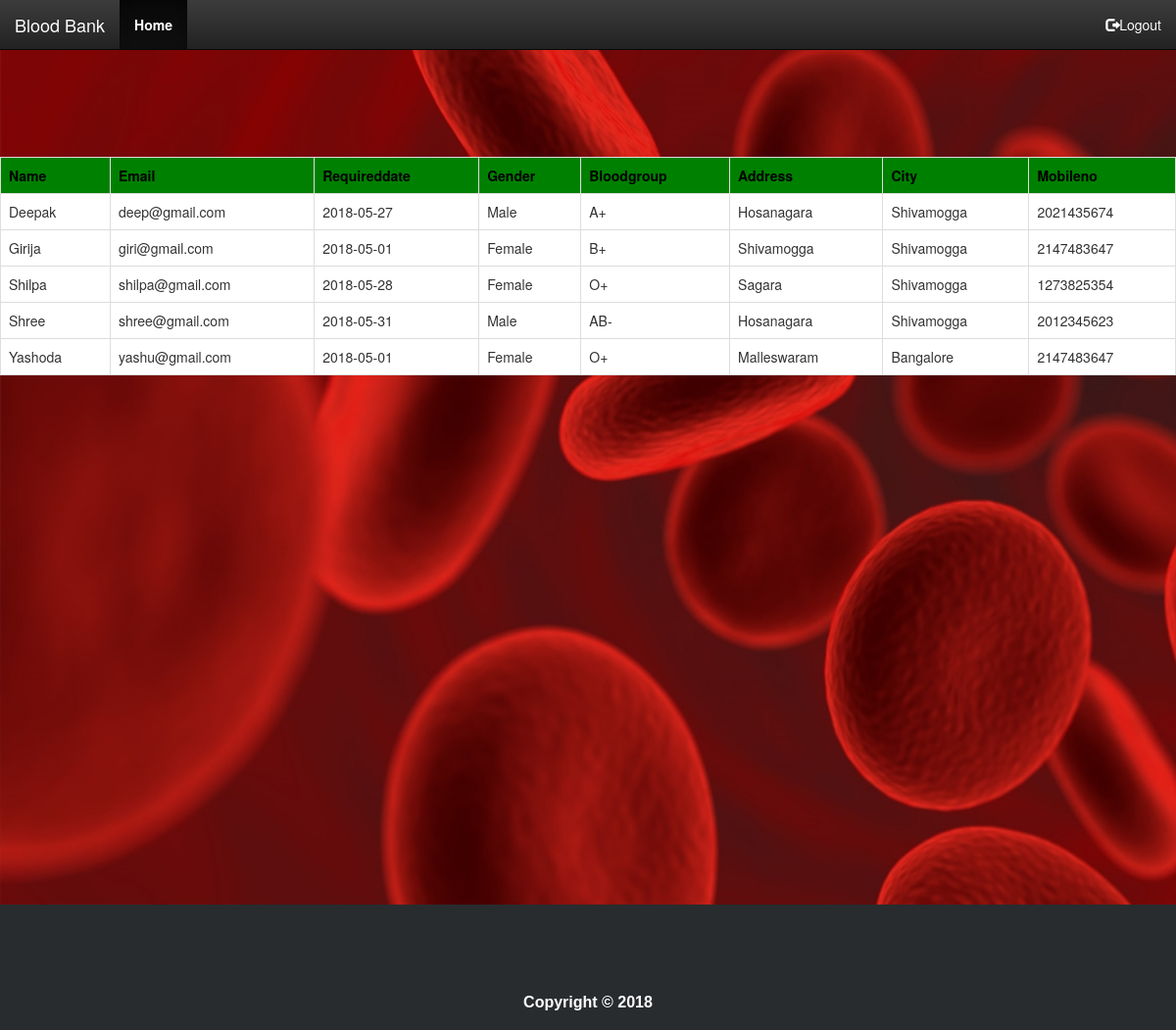
The app's page /users/viewrequest.php with its own data.
### tables this page shows
CREATE TABLE `reciever` (
  `Name` varchar(30) NOT NULL,
  `Email` varchar(20) NOT NULL,
  `Requireddate` date NOT NULL,
  `Gender` varchar(10) NOT NULL,
  `Bloodgroup` varchar(10) NOT NULL,
  `Address` varchar(50) NOT NULL,
  `City` varchar(30) NOT NULL,
  `Mobileno` int(15) NOT NULL
);

### users/viewrequest.php (the view, shortened to what this page needs)
<?php
$conn=mysqli_connect("localhost","root","") or die("Could not connect");
$sql="select * from reciever";
$records=mysqli_query($conn,$sql)or die (mysqli_error());
?>
<!DOCTYPE html>
<html>
<head>
    <link rel="stylesheet" href="assets/bootstrap/css/bootstrap.min.css">
    <link rel="stylesheet" href="assets/fonts/font-awesome.min.css">
    <link rel="stylesheet" href="assets/css/styles.css">
    <link rel="stylesheet" href="assets/css/Pretty-Footer.css">
</head>
<nav class="navbar navbar-inverse navbar-fixed-top">
        <div class="container-fluid">
            <div class="navbar-header"><a class="navbar-brand navbar-link" href="#"><font color="white">Blood Bank</font><br></a>
            </div>
            <div class="collapse navbar-collapse" id="navcol-1">
                <ul class="nav navbar-nav">
				 <li class="active"><a href="../users/donorhome.html"><font color="white"><b>Home</b></font></a></li>
                    </ul><div class="collapse navbar-collapse" id="navcol-1">
                    <ul class="nav navbar-nav navbar-right">
					<li role="presentation"><a onclick="window.location.href='../homepage.html'"> <span class="glyphicon glyphicon-log-out" style="color:white"></span><font color="white">Logout</font></a></li>
                    </ul>
            </div>
            </div>
        </div>
    </nav>
	<body>
	<br><br><br><br><br><br><br><br>
			<center>
			<div class="Table">
            <table class="table table-bordered" width="50">
			  <tr>
	    <th style="background:green"><font color="black">Name</font></th>
        <th style="background:green"><font color="black">Email</font></th>
        <th style="background:green"><font color="black">Requireddate</font></th>
        <th style="background:green"><font color="black">Gender</font></th>
		<th style="background:green"><font color="black">Bloodgroup</font></th>
		<th style="background:green"><font color="black">Address</font></th>
		<th style="background:green"><font color="black">City</font></th>
		<th style="background:green"><font color="black">Mobileno</font></th>
      </tr>
			<?php
			while($sendrequest=mysqli_fetch_array($records))
		    {
				echo "<tr>";
				echo "<td style='background:white'>".$sendrequest['Name']."</td>";
				echo "<td style='background:white'>".$sendrequest['Email']."</td>";
				echo "<td style='background:white'>".$sendrequest['Requireddate']."</td>";
				echo "<td style='background:white'>".$sendrequest['Gender']."</td>";
				echo "<td style='background:white'>".$sendrequest['Bloodgroup']."</td>";
				echo "<td style='background:white'>".$sendrequest['Address']."</td>";
				echo "<td style='background:white'>".$sendrequest['City']."</td>";
				echo "<td style='background:white'>".$sendrequest['Mobileno']."</td>";
				echo "</tr>";
			}
			?>
			</table>
			</div>
			</center>
			<br><br><br><br><br><br><br><br><br><br><br><br><br><br><br><br><br><br><br><br><br><br>
<footer>
     <div class="col-md-12"><center>
            <label><br><br>Copyright © 2018 </label></center>
        </div><br>
    </footer>
		</body>
		</html>

### users/assets/css/styles.css (style rules this page uses)
@media (min-width:768px) { .navbar-nav > li { float:left; } }
body { font-family:"Lucida Handwriting,Georgia; font-size:16px; line-height:1.42857143; color:#333; background-color:white; }
a { color:#337ab7; text-decoration:none; }

### users/assets/css/Pretty-Footer.css (style rules this page uses)
footer { background-color:#292c2f; box-shadow:0 1px 1px 0 rgba(0, 0, 0, 0.12); box-sizing:border-box; width:100%; text-align:left; font:bold 16px sans-serif; padding:55px 50px; margin-top:80px; bottom:0; color:#fff; }

### users/viewrequest.php (style rules this page uses)
body { background: url(assets/img/header.jpg)fixed; -webkit-background-size:cover; -moz-background-size: cover; -o-background-size: cover; background-size:cover; }

### records on screen
reciever: Name "Deepak", Email "deep@gmail.com", Requireddate "2018-05-27", Gender "Male", Bloodgroup "A+", Address "Hosanagara", City "Shivamogga", Mobileno "2021435674"
reciever: Name "Girija", Email "giri@gmail.com", Requireddate "2018-05-01", Gender "Female", Bloodgroup "B+", Address "Shivamogga", City "Shivamogga", Mobileno "2147483647"
reciever: Name "Shilpa", Email "shilpa@gmail.com", Requireddate "2018-05-28", Gender "Female", Bloodgroup "O+", Address "Sagara", City "Shivamogga", Mobileno "1273825354"
reciever: Name "Shree", Email "shree@gmail.com", Requireddate "2018-05-31", Gender "Male", Bloodgroup "AB-", Address "Hosanagara", City "Shivamogga", Mobileno "2012345623"
reciever: Name "Yashoda", Email "yashu@gmail.com", Requireddate "2018-05-01", Gender "Female", Bloodgroup "O+", Address "Malleswaram", City "Bangalore", Mobileno "2147483647"
